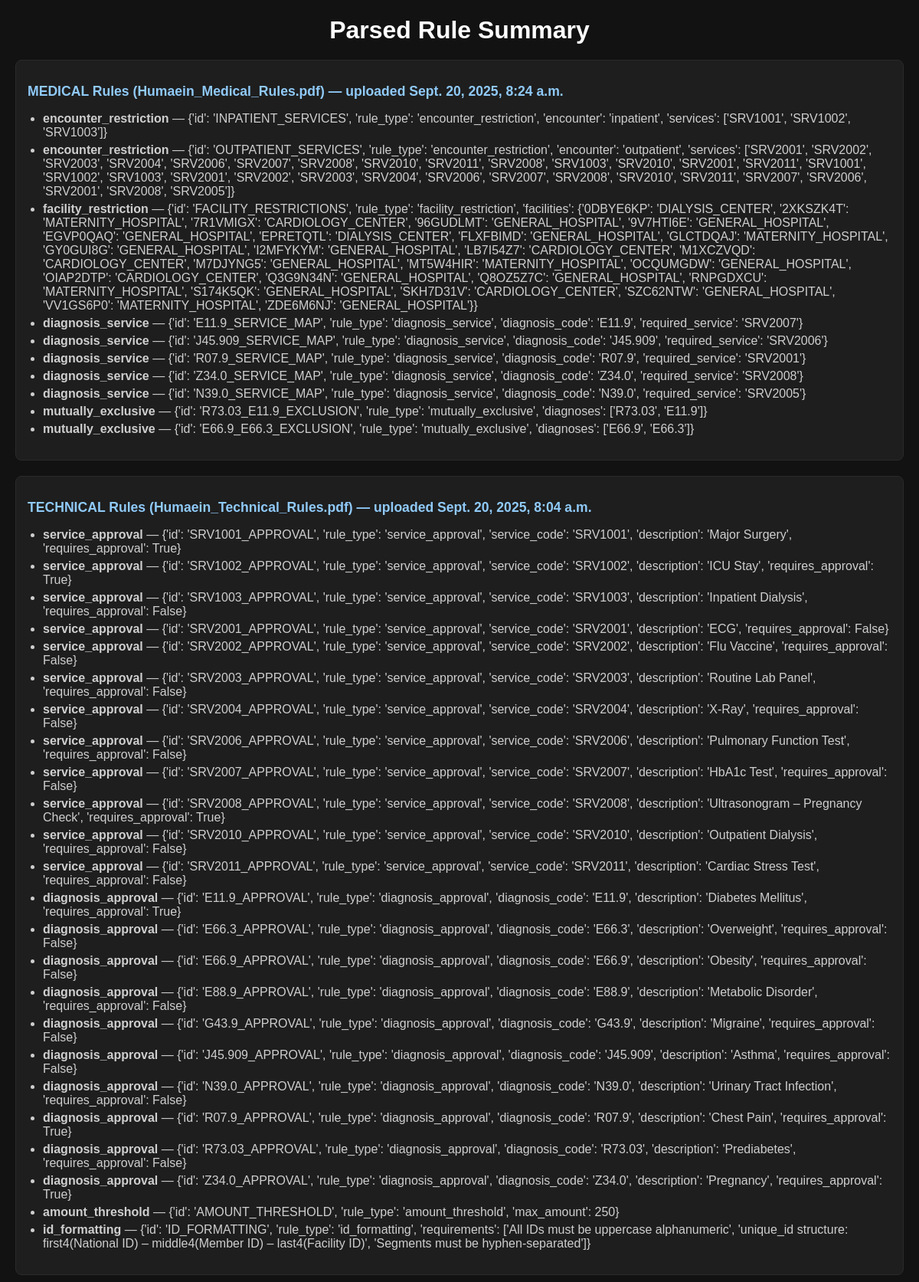
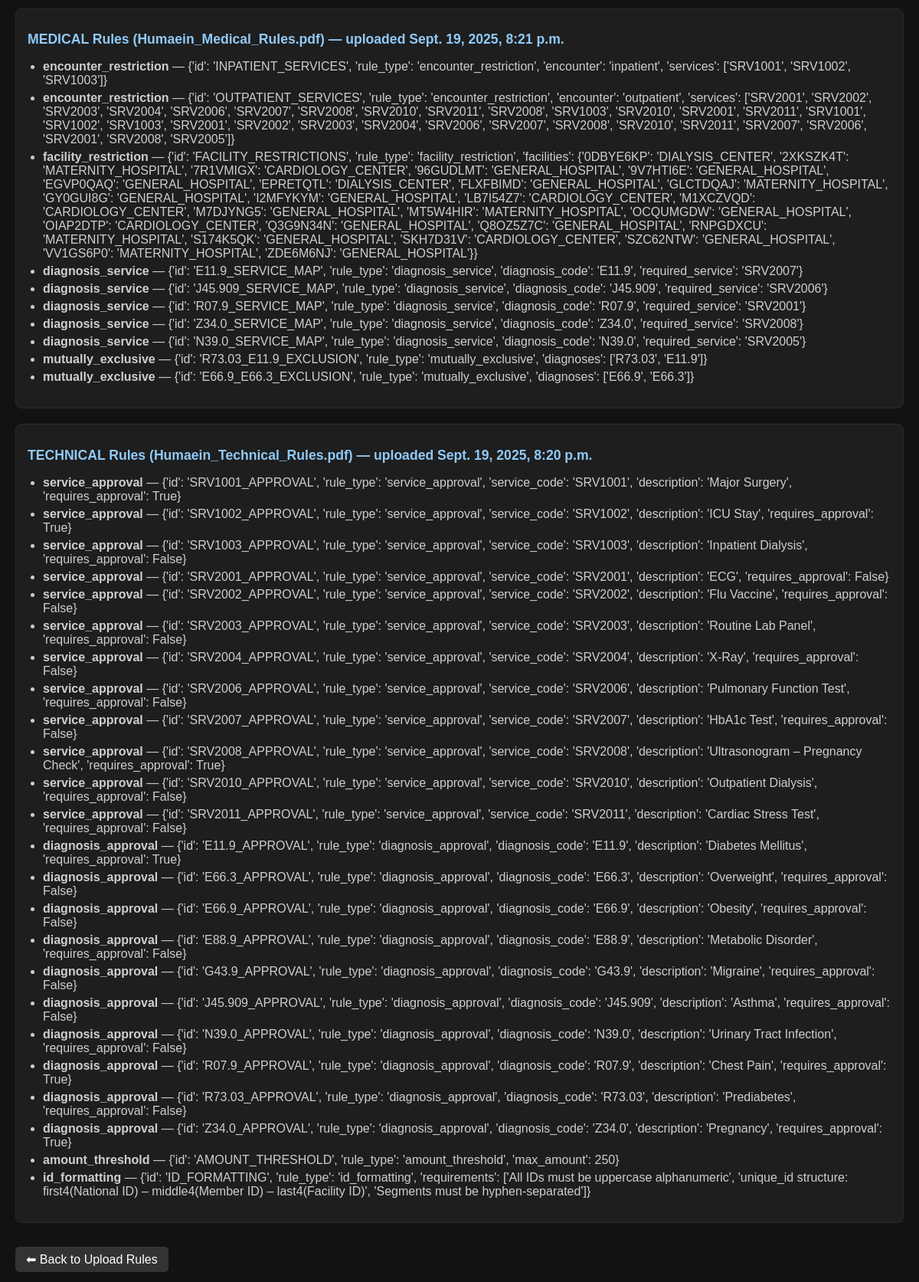
The page /claims/rules/ (signed in) on the database its author committed (2 pictures, top to bottom).
### claims/models.py (models this page shows, shortened)
class Rule(models.Model):
    RULE_TYPES = [
        ("TECHNICAL", "Technical"),
        ("MEDICAL", "Medical"),
    ]
    name = models.CharField(max_length=100)
    rule_type = models.CharField(max_length=20, choices=RULE_TYPES)
    tenant_id = models.CharField(max_length=50, default="default")  # multi-tenant support
    parsed_json = models.TextField()
    uploaded_at = models.DateTimeField(auto_now_add=True)

### claims/views.py (the view)
# urls.py: path("rules/", views.rule_summary, name="rule_summary"),
@login_required
def rule_summary(request):
    rules = Rule.objects.all().order_by("-uploaded_at")
    parsed_rules = []
    for r in rules:
        try:
            parsed = json.loads(r.parsed_json)
        except Exception:
            parsed = {"error": "Could not parse JSON"}
        parsed_rules.append({
            "name": r.name,
            "type": r.rule_type,
            "uploaded_at": r.uploaded_at,
            "parsed": parsed.get("rules", []),
        })
    return render(request, "claims/rule_summary.html", {"rules": parsed_rules})

### claims/templates/claims/rule_summary.html (shortened to what this page needs)
<!DOCTYPE html>
<html>
<head>
</head>
<body>
    <h1>Parsed Rule Summary</h1>
    {% for rule in rules %}
        <div class="rule-block">
            <h2>{{ rule.type }} Rules ({{ rule.name }}) — uploaded {{ rule.uploaded_at }}</h2>
            {% if rule.parsed %}
                <ul class="rule-list">
                {% for r in rule.parsed %}
                    <li class="rule-item">
                        <strong>{{ r.rule_type }}</strong> — {{ r|safe }}
                    </li>
                {% endfor %}
                </ul>
            {% else %}
                <p><em>No rules parsed</em></p>
            {% endif %}
        </div>
    {% endfor %}
    <br>
    <a href="{% url 'upload_rules' %}">⬅ Back to Upload Rules</a>
</body>
</html>

### claims/templates/claims/rule_summary.html (style rules this page uses)
body { font-family: Arial, sans-serif; background: #121212; color: #e0e0e0; margin: 20px; }
h1 { text-align: center; margin-bottom: 20px; color: #ffffff; }
.rule-block { background: #1e1e1e; border: 1px solid #2a2a2a; margin-bottom: 20px; padding: 15px; border-radius: 8px; }
.rule-block h2 { font-size: 1.1em; margin-bottom: 10px; color: #90caf9; }
.rule-list { padding-left: 20px; }
.rule-item { margin-bottom: 5px; color: #cfcfcf; }
a, button { background: #333; color: #fff; padding: 8px 14px; border: none; border-radius: 5px; text-decoration: none; cursor: pointer; }

### rows shown on the page
Rule: type "MEDICAL", name "Humaein_Medical_Rules.pdf", uploaded_at "Sept. 20, 2025, 8:24 a.m."
Rule: type "TECHNICAL", name "Humaein_Technical_Rules.pdf", uploaded_at "Sept. 20, 2025, 8:04 a.m."
Rule: type "MEDICAL", name "Humaein_Medical_Rules.pdf", uploaded_at "Sept. 19, 2025, 8:21 p.m."
Rule: type "TECHNICAL", name "Humaein_Technical_Rules.pdf", uploaded_at "Sept. 19, 2025, 8:20 p.m."

### other values the page prints
{{ r.rule_type }} "encounter_restriction" "encounter_restriction" "facility_restriction" "diagnosis_service" "diagnosis_service" "diagnosis_service" "diagnosis_service" "diagnosis_service" "mutually_exclusive" "mutually_exclusive" "service_approval" "service_approval" "service_approval" "service_approval" "service_approval" "service_approval" "service_approval" "service_approval" "service_approval" "service_approval" "service_approval" "service_approval" "diagnosis_approval" "diagnosis_approval" "diagnosis_approval" "diagnosis_approval" "diagnosis_approval" "diagnosis_approval" "diagnosis_approval" "diagnosis_approval" "diagnosis_approval" "diagnosis_approval" "amount_threshold" "id_formatting" "encounter_restriction" "encounter_restriction" "facility_restriction" "diagnosis_service" "diagnosis_service" "diagnosis_service" "diagnosis_service" "diagnosis_service" "mutually_exclusive" "mutually_exclusive" "service_approval" "service_approval" "service_approval" "service_approval" "service_approval" "service_approval" "service_approval" "service_approval" "service_approval" "service_approval" "service_approval" "service_approval" "diagnosis_approval" "diagnosis_approval" "diagnosis_approval" "diagnosis_approval" "diagnosis_approval" "diagnosis_approval" "diagnosis_approval" "diagnosis_approval" "diagnosis_approval" "diagnosis_approval" "amount_threshold" "id_formatting"
{{ r|safe }} "{'id': 'INPATIENT_SERVICES', 'rule_type': 'encounter_restriction', 'encounter': 'inpatient', 'services': ['SRV1001', 'SRV1002', 'SRV1003']}" "{'id': 'E11.9_SERVICE_MAP', 'rule_type': 'diagnosis_service', 'diagnosis_code': 'E11.9', 'required_service': 'SRV2007'}" "{'id': 'J45.909_SERVICE_MAP', 'rule_type': 'diagnosis_service', 'diagnosis_code': 'J45.909', 'required_service': 'SRV2006'}" "{'id': 'R07.9_SERVICE_MAP', 'rule_type': 'diagnosis_service', 'diagnosis_code': 'R07.9', 'required_service': 'SRV2001'}" "{'id': 'Z34.0_SERVICE_MAP', 'rule_type': 'diagnosis_service', 'diagnosis_code': 'Z34.0', 'required_service': 'SRV2008'}" "{'id': 'N39.0_SERVICE_MAP', 'rule_type': 'diagnosis_service', 'diagnosis_code': 'N39.0', 'required_service': 'SRV2005'}" "{'id': 'R73.03_E11.9_EXCLUSION', 'rule_type': 'mutually_exclusive', 'diagnoses': ['R73.03', 'E11.9']}" "{'id': 'E66.9_E66.3_EXCLUSION', 'rule_type': 'mutually_exclusive', 'diagnoses': ['E66.9', 'E66.3']}" "{'id': 'SRV1001_APPROVAL', 'rule_type': 'service_approval', 'service_code': 'SRV1001', 'description': 'Major Surgery', 'requires_approval': True}" "{'id': 'SRV1002_APPROVAL', 'rule_type': 'service_approval', 'service_code': 'SRV1002', 'description': 'ICU Stay', 'requires_approval': True}" "{'id': 'SRV1003_APPROVAL', 'rule_type': 'service_approval', 'service_code': 'SRV1003', 'description': 'Inpatient Dialysis', 'requires_approval': False}" "{'id': 'SRV2001_APPROVAL', 'rule_type': 'service_approval', 'service_code': 'SRV2001', 'description': 'ECG', 'requires_approval': False}" "{'id': 'SRV2002_APPROVAL', 'rule_type': 'service_approval', 'service_code': 'SRV2002', 'description': 'Flu Vaccine', 'requires_approval': False}" "{'id': 'SRV2003_APPROVAL', 'rule_type': 'service_approval', 'service_code': 'SRV2003', 'description': 'Routine Lab Panel', 'requires_approval': False}" "{'id': 'SRV2004_APPROVAL', 'rule_type': 'service_approval', 'service_code': 'SRV2004', 'description': 'X-Ray', 'requires_approval': False}" "{'id': 'SRV2006_APPROVAL', 'rule_type': 'service_approval', 'service_code': 'SRV2006', 'description': 'Pulmonary Function Test', 'requires_approval': False}" "{'id': 'SRV2007_APPROVAL', 'rule_type': 'service_approval', 'service_code': 'SRV2007', 'description': 'HbA1c Test', 'requires_approval': False}" "{'id': 'SRV2008_APPROVAL', 'rule_type': 'service_approval', 'service_code': 'SRV2008', 'description': 'Ultrasonogram – Pregnancy Check', 'requires_approval': True}" "{'id': 'SRV2010_APPROVAL', 'rule_type': 'service_approval', 'service_code': 'SRV2010', 'description': 'Outpatient Dialysis', 'requires_approval': False}" "{'id': 'SRV2011_APPROVAL', 'rule_type': 'service_approval', 'service_code': 'SRV2011', 'description': 'Cardiac Stress Test', 'requires_approval': False}" "{'id': 'E11.9_APPROVAL', 'rule_type': 'diagnosis_approval', 'diagnosis_code': 'E11.9', 'description': 'Diabetes Mellitus', 'requires_approval': True}" "{'id': 'E66.3_APPROVAL', 'rule_type': 'diagnosis_approval', 'diagnosis_code': 'E66.3', 'description': 'Overweight', 'requires_approval': False}" "{'id': 'E66.9_APPROVAL', 'rule_type': 'diagnosis_approval', 'diagnosis_code': 'E66.9', 'description': 'Obesity', 'requires_approval': False}" "{'id': 'E88.9_APPROVAL', 'rule_type': 'diagnosis_approval', 'diagnosis_code': 'E88.9', 'description': 'Metabolic Disorder', 'requires_approval': False}" "{'id': 'G43.9_APPROVAL', 'rule_type': 'diagnosis_approval', 'diagnosis_code': 'G43.9', 'description': 'Migraine', 'requires_approval': False}" "{'id': 'J45.909_APPROVAL', 'rule_type': 'diagnosis_approval', 'diagnosis_code': 'J45.909', 'description': 'Asthma', 'requires_approval': False}" "{'id': 'N39.0_APPROVAL', 'rule_type': 'diagnosis_approval', 'diagnosis_code': 'N39.0', 'description': 'Urinary Tract Infection', 'requires_approval': False}" "{'id': 'R07.9_APPROVAL', 'rule_type': 'diagnosis_approval', 'diagnosis_code': 'R07.9', 'description': 'Chest Pain', 'requires_approval': True}" "{'id': 'R73.03_APPROVAL', 'rule_type': 'diagnosis_approval', 'diagnosis_code': 'R73.03', 'description': 'Prediabetes', 'requires_approval': False}" "{'id': 'Z34.0_APPROVAL', 'rule_type': 'diagnosis_approval', 'diagnosis_code': 'Z34.0', 'description': 'Pregnancy', 'requires_approval': True}" "{'id': 'AMOUNT_THRESHOLD', 'rule_type': 'amount_threshold', 'max_amount': 250}" "{'id': 'INPATIENT_SERVICES', 'rule_type': 'encounter_restriction', 'encounter': 'inpatient', 'services': ['SRV1001', 'SRV1002', 'SRV1003']}" "{'id': 'E11.9_SERVICE_MAP', 'rule_type': 'diagnosis_service', 'diagnosis_code': 'E11.9', 'required_service': 'SRV2007'}" "{'id': 'J45.909_SERVICE_MAP', 'rule_type': 'diagnosis_service', 'diagnosis_code': 'J45.909', 'required_service': 'SRV2006'}" "{'id': 'R07.9_SERVICE_MAP', 'rule_type': 'diagnosis_service', 'diagnosis_code': 'R07.9', 'required_service': 'SRV2001'}" "{'id': 'Z34.0_SERVICE_MAP', 'rule_type': 'diagnosis_service', 'diagnosis_code': 'Z34.0', 'required_service': 'SRV2008'}" "{'id': 'N39.0_SERVICE_MAP', 'rule_type': 'diagnosis_service', 'diagnosis_code': 'N39.0', 'required_service': 'SRV2005'}" "{'id': 'R73.03_E11.9_EXCLUSION', 'rule_type': 'mutually_exclusive', 'diagnoses': ['R73.03', 'E11.9']}" "{'id': 'E66.9_E66.3_EXCLUSION', 'rule_type': 'mutually_exclusive', 'diagnoses': ['E66.9', 'E66.3']}" "{'id': 'SRV1001_APPROVAL', 'rule_type': 'service_approval', 'service_code': 'SRV1001', 'description': 'Major Surgery', 'requires_approval': True}" "{'id': 'SRV1002_APPROVAL', 'rule_type': 'service_approval', 'service_code': 'SRV1002', 'description': 'ICU Stay', 'requires_approval': True}" "{'id': 'SRV1003_APPROVAL', 'rule_type': 'service_approval', 'service_code': 'SRV1003', 'description': 'Inpatient Dialysis', 'requires_approval': False}" "{'id': 'SRV2001_APPROVAL', 'rule_type': 'service_approval', 'service_code': 'SRV2001', 'description': 'ECG', 'requires_approval': False}" "{'id': 'SRV2002_APPROVAL', 'rule_type': 'service_approval', 'service_code': 'SRV2002', 'description': 'Flu Vaccine', 'requires_approval': False}" "{'id': 'SRV2003_APPROVAL', 'rule_type': 'service_approval', 'service_code': 'SRV2003', 'description': 'Routine Lab Panel', 'requires_approval': False}" "{'id': 'SRV2004_APPROVAL', 'rule_type': 'service_approval', 'service_code': 'SRV2004', 'description': 'X-Ray', 'requires_approval': False}" "{'id': 'SRV2006_APPROVAL', 'rule_type': 'service_approval', 'service_code': 'SRV2006', 'description': 'Pulmonary Function Test', 'requires_approval': False}" "{'id': 'SRV2007_APPROVAL', 'rule_type': 'service_approval', 'service_code': 'SRV2007', 'description': 'HbA1c Test', 'requires_approval': False}" "{'id': 'SRV2008_APPROVAL', 'rule_type': 'service_approval', 'service_code': 'SRV2008', 'description': 'Ultrasonogram – Pregnancy Check', 'requires_approval': True}" "{'id': 'SRV2010_APPROVAL', 'rule_type': 'service_approval', 'service_code': 'SRV2010', 'description': 'Outpatient Dialysis', 'requires_approval': False}" "{'id': 'SRV2011_APPROVAL', 'rule_type': 'service_approval', 'service_code': 'SRV2011', 'description': 'Cardiac Stress Test', 'requires_approval': False}" "{'id': 'E11.9_APPROVAL', 'rule_type': 'diagnosis_approval', 'diagnosis_code': 'E11.9', 'description': 'Diabetes Mellitus', 'requires_approval': True}" "{'id': 'E66.3_APPROVAL', 'rule_type': 'diagnosis_approval', 'diagnosis_code': 'E66.3', 'description': 'Overweight', 'requires_approval': False}" "{'id': 'E66.9_APPROVAL', 'rule_type': 'diagnosis_approval', 'diagnosis_code': 'E66.9', 'description': 'Obesity', 'requires_approval': False}" "{'id': 'E88.9_APPROVAL', 'rule_type': 'diagnosis_approval', 'diagnosis_code': 'E88.9', 'description': 'Metabolic Disorder', 'requires_approval': False}" "{'id': 'G43.9_APPROVAL', 'rule_type': 'diagnosis_approval', 'diagnosis_code': 'G43.9', 'description': 'Migraine', 'requires_approval': False}" "{'id': 'J45.909_APPROVAL', 'rule_type': 'diagnosis_approval', 'diagnosis_code': 'J45.909', 'description': 'Asthma', 'requires_approval': False}" "{'id': 'N39.0_APPROVAL', 'rule_type': 'diagnosis_approval', 'diagnosis_code': 'N39.0', 'description': 'Urinary Tract Infection', 'requires_approval': False}" "{'id': 'R07.9_APPROVAL', 'rule_type': 'diagnosis_approval', 'diagnosis_code': 'R07.9', 'description': 'Chest Pain', 'requires_approval': True}" "{'id': 'R73.03_APPROVAL', 'rule_type': 'diagnosis_approval', 'diagnosis_code': 'R73.03', 'description': 'Prediabetes', 'requires_approval': False}" "{'id': 'Z34.0_APPROVAL', 'rule_type': 'diagnosis_approval', 'diagnosis_code': 'Z34.0', 'description': 'Pregnancy', 'requires_approval': True}" "{'id': 'AMOUNT_THRESHOLD', 'rule_type': 'amount_threshold', 'max_amount': 250}"
